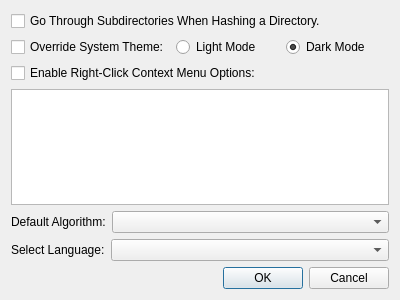
<?xml version="1.0" encoding="UTF-8"?>
<ui version="4.0">
 <class>PreferencesDialog</class>
 <widget class="QDialog" name="PreferencesDialog">
  <property name="geometry">
   <rect>
    <x>0</x>
    <y>0</y>
    <width>400</width>
    <height>300</height>
   </rect>
  </property>
  <property name="windowTitle">
   <string>User Preferences</string>
  </property>
  <layout class="QVBoxLayout" name="verticalLayout">
   <item>
    <widget class="QCheckBox" name="enterSubdirectoriesCheck">
     <property name="text">
      <string>Go Through Subdirectories When Hashing a Directory.</string>
     </property>
    </widget>
   </item>
   <item>
    <layout class="QHBoxLayout" name="horizontalLayout">
     <item>
      <widget class="QCheckBox" name="overrideThemeCheck">
       <property name="text">
        <string>Override System Theme:</string>
       </property>
      </widget>
     </item>
     <item>
      <widget class="QRadioButton" name="lightModeButton">
       <property name="text">
        <string>Light Mode</string>
       </property>
      </widget>
     </item>
     <item>
      <widget class="QRadioButton" name="darkModeButton">
       <property name="text">
        <string>Dark Mode</string>
       </property>
       <property name="checked">
        <bool>true</bool>
       </property>
      </widget>
     </item>
    </layout>
   </item>
   <item>
    <widget class="QCheckBox" name="contextMenuCheck">
     <property name="text">
      <string>Enable Right-Click Context Menu Options:</string>
     </property>
    </widget>
   </item>
   <item>
    <widget class="QListWidget" name="contextMenuAlgorithms"/>
   </item>
   <item>
    <layout class="QHBoxLayout" name="horizontalLayout_2">
     <item>
      <widget class="QLabel" name="defaultAlgorithmLabel">
       <property name="text">
        <string>Default Algorithm:</string>
       </property>
      </widget>
     </item>
     <item>
      <widget class="QComboBox" name="defaultAlgorithmBox">
       <property name="sizePolicy">
        <sizepolicy hsizetype="Expanding" vsizetype="Fixed">
         <horstretch>0</horstretch>
         <verstretch>0</verstretch>
        </sizepolicy>
       </property>
      </widget>
     </item>
    </layout>
   </item>
   <item>
    <layout class="QHBoxLayout" name="horizontalLayout_3">
     <item>
      <widget class="QLabel" name="languageLabel">
       <property name="text">
        <string>Select Language:</string>
       </property>
      </widget>
     </item>
     <item>
      <widget class="QComboBox" name="languageBox">
       <property name="sizePolicy">
        <sizepolicy hsizetype="Expanding" vsizetype="Fixed">
         <horstretch>0</horstretch>
         <verstretch>0</verstretch>
        </sizepolicy>
       </property>
      </widget>
     </item>
    </layout>
   </item>
   <item>
    <widget class="QDialogButtonBox" name="buttonBox">
     <property name="orientation">
      <enum>Qt::Horizontal</enum>
     </property>
     <property name="standardButtons">
      <set>QDialogButtonBox::Cancel|QDialogButtonBox::Ok</set>
     </property>
    </widget>
   </item>
  </layout>
 </widget>
 <resources/>
 <connections>
  <connection>
   <sender>buttonBox</sender>
   <signal>accepted()</signal>
   <receiver>PreferencesDialog</receiver>
   <slot>accept()</slot>
   <hints>
    <hint type="sourcelabel">
     <x>248</x>
     <y>254</y>
    </hint>
    <hint type="destinationlabel">
     <x>157</x>
     <y>274</y>
    </hint>
   </hints>
  </connection>
  <connection>
   <sender>buttonBox</sender>
   <signal>rejected()</signal>
   <receiver>PreferencesDialog</receiver>
   <slot>reject()</slot>
   <hints>
    <hint type="sourcelabel">
     <x>316</x>
     <y>260</y>
    </hint>
    <hint type="destinationlabel">
     <x>286</x>
     <y>274</y>
    </hint>
   </hints>
  </connection>
 </connections>
</ui>
